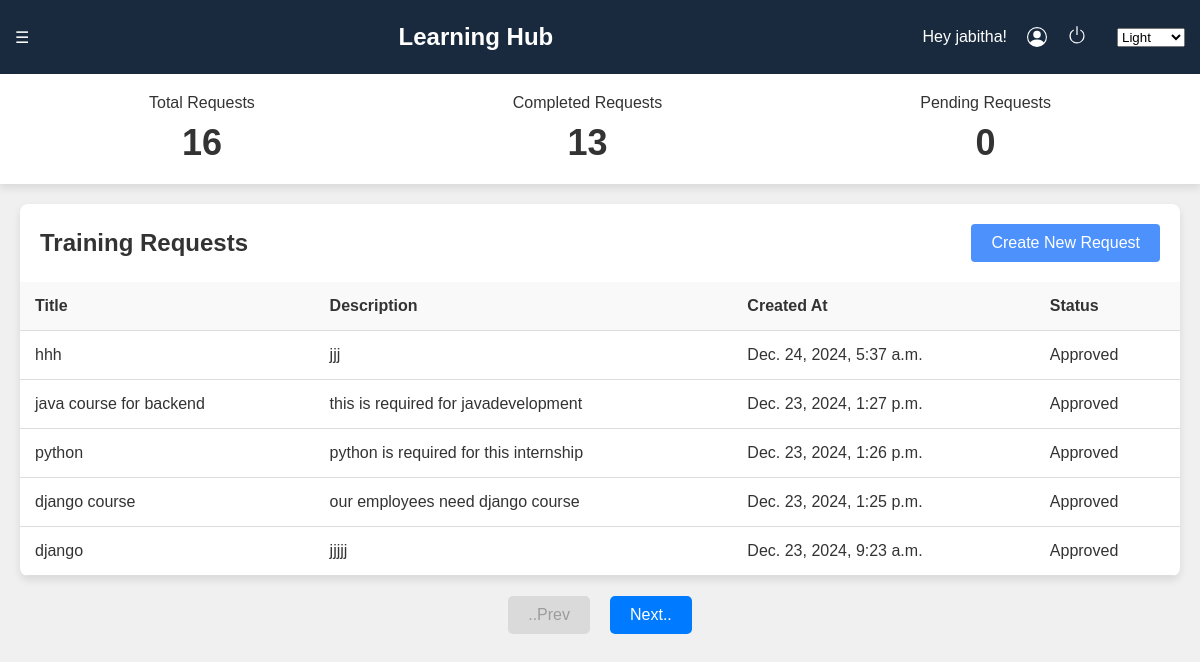
Page /dashboard/Manager/2 on the committed database.
### authentication/models.py (models this page shows, shortened)
class User(models.Model):
    name = models.CharField(max_length=100)
    email = models.EmailField(unique=True)
    password = models.CharField(max_length=255)
    role = models.ForeignKey(Role, on_delete=models.CASCADE)

### dashboards/models.py (models this page shows, shortened)
class TrainingRequest(models.Model):
    request_id = models.AutoField(primary_key=True)
    title = models.CharField(max_length=255)
    description = models.TextField(null=True, blank=True)
    status = models.CharField(
        max_length=10,
        choices=[('Pending', 'Pending'),
                 ('Approved', 'Approved'),
                 ('Rejected', 'Rejected')],
        default='Pending'
    )
    account_manager = models.ForeignKey(
        'authentication.User',
        on_delete=models.CASCADE,
        limit_choices_to={'role__role_name': 'Manager'}
    )
    course_duration = models.PositiveIntegerField(help_text="Duration in days")  # New field
    employee_count = models.PositiveIntegerField(help_text="Number of employees involved")  # New field
    created_at = models.DateTimeField(auto_now_add=True)

### dashboards/views.py (the view)
# urls.py: path('Manager/<int:user_id>', views.Manager_view, name='Manager'),
def Manager_view(request, user_id):
    manager = get_object_or_404(User, id=user_id)
    training_requests = TrainingRequest.objects.filter(account_manager=manager).order_by('-created_at')
    limit = int(request.GET.get('limit', 5))
    offset = int(request.GET.get('offset', 0))
    paginator = Paginator(training_requests, limit)
    page_number = offset // limit + 1
    page = paginator.get_page(page_number)
    context = {
        'name': manager.name,
        'total': training_requests.count(),
        'completed': training_requests.filter(status='Approved').count(),
        'pending': training_requests.filter(status='Pending').count(),
        'data': page,
    }
    if request.method == 'POST':
        form = TrainingRequestForm(request.POST)
        if form.is_valid():
            instance = form.save(commit=False)
            instance.account_manager = manager  # Set the account manager
            instance.save()  # Save the instance to the database
            return redirect("Manager", user_id=user_id)
        else:
            print(form.errors)  # Print errors for debugging
    else:
        form = TrainingRequestForm()
    context['form'] = form
    return render(request, 'dashboards/Manager.html', context)

### dashboards/forms.py
class TrainingRequestForm(forms.ModelForm):
    class Meta:
        model = TrainingRequest
        fields = ['title', 'description', 'course_duration', 'employee_count']
        widgets = {
            'description': forms.Textarea(attrs={'rows': 4}),
            'status': forms.Select(),
        }

### dashboards/templates/dashboards/Manager.html (shortened to what this page needs)
<!DOCTYPE html>
<html lang="en">
    <head>
</head>
<body class="light">
  <div class="navbar">
    <div class="navbar-left">
        <div class="menu-icon">&#9776;</div>
    </div>
      <div class="title">Learning Hub</div>
      <div class="user-info">
          <span>Hey {{name}}!</span>
          <span class="d-inline-block" tabindex="0" data-bs-toggle="logout" title="logout">
            <a href='home.html' class="logout">
            <svg xmlns="http://www.w3.org/2000/svg" width="20" height="20" fill="currentColor" class="bi bi-power" viewBox="0 0 16 16">
              <path d="M7.5 1v7h1V1z"/>
              <path d="M3 8.812a5 5 0 0 1 2.578-4.375l-.485-.874A6 6 0 1 0 11 3.616l-.501.865A5 5 0 1 1 3 8.812"/>
            </svg>
          </a>
          </span>
          <select id="theme-switcher" class="theme-switcher">
              <option value="light">Light</option>
          </select>
      </div>
  </div>
  <div class="summary fade-in" style="opacity: 1;">
      <div>
          <div>Total Requests</div>
          <div id="totalRequests" class="count">{{total}}</div>
      </div>
      <div>
          <div>Completed Requests</div>
          <div id="completedRequests" class="count">{{completed}}</div>
      </div>
      <div>
          <div>Pending Requests</div>
          <div id="pendingRequests" class="count">{{pending}}</div>
      </div>
  </div>
  <div class="container fade-in" style="opacity: 1;">
      <div class="header">
          <h2>Training Requests</h2>
          <button onclick="openForm()">Create New Request</button>
      </div>
      <table class="table">
        <thead>
            <tr>
                <th>Title</th>
                <th>Description</th>
                <th>Created At</th>
                <th>Status</th>
            </tr>
        </thead>
        <tbody id="requestTableBody">
            {% for item in data %}
            <tr>
                <td>{{ item.title }}</td>
                <td>{{ item.description }}</td>
                <td>{{ item.created_at }}</td>
                <td>{{ item.status }}</td>
            </tr>
            {% empty %}
            <tr>
                <td colspan="4">No data available</td>
            </tr>
            {% endfor %}
        </tbody>
    </table>
  </div>
<div id="pagination">
    <button id="prevButton" value="0" disabled>..Prev</button>
    <button id="nextButton" value="5" disabled>Next..</button>
</div>
</body>
</html>

### dashboards/templates/dashboards/Manager.html (style rules this page uses)
body { font-family: 'Arial', sans-serif; margin: 0; padding: 0; transition: background-color 0.3s, color 0.3s; }
body.light { background-color: #f0f0f0; color: #333; }
.navbar { padding: 15px; display: flex; justify-content: space-between; align-items: center; transition: background-color 0.3s; }
.navbar-left { display: flex; align-items: center; }
.light .navbar { background-color: #192a3e; color: white; }
.navbar .title { font-size: 24px; font-weight: bold; }
.navbar .user-info { display: flex; align-items: center; }
.navbar .user-info span { margin-right: 10px; }
.theme-switcher { margin-left: 10px; }
.logout { color:white; }
.bi { padding:10px; }
.summary { display: flex; justify-content: space-around; padding: 20px; transition: background-color 0.3s, box-shadow 0.3s; }
.light .summary { background-color: #ffffff; box-shadow: 0 4px 8px rgba(0, 0, 0, 0.1); }
.summary div { text-align: center; font-size: 16px; }
.summary div .count { font-size: 36px; font-weight: bold; margin-top: 10px; }
.container { margin: 20px; border-radius: 8px; overflow: hidden; transition: background-color 0.3s, box-shadow 0.3s; }
.light .container { background-color: #ffffff; box-shadow: 0 4px 8px rgba(0, 0, 0, 0.1); }
.container .header { padding: 20px; display: flex; justify-content: space-between; align-items: center; }
.container .header h2 { margin: 0; font-size: 24px; }
.container .header button { padding: 10px 20px; background-color: #4d91fc; border: none; color: white; font-size: 16px; cursor: pointer; border-radius: 4px; transition: background-color 0.3s; }
.table { width: 100%; border-collapse: collapse; }
.table th, .table td { padding: 15px; text-align: left; border-bottom: 1px solid #ddd; }
.light .table th { background-color: #f9f9f9; }
.fade-in { animation: fadeIn 0.5s ease-in; }
#pagination { display: flex; justify-content: center; margin: 20px 0; }
#pagination button { background-color: #007bff; color: white; border: none; border-radius: 5px; padding: 10px 20px; font-size: 16px; cursor: pointer; margin: 0 10px; transition: background-color 0.3s ease, opacity 0.3s ease; }
#pagination button:disabled { background-color: #cccccc; color: #666666; cursor: not-allowed; opacity: 0.6; }

### rows in the picture
User: name "jabitha"
TrainingRequest: title "hhh", description "jjj", created_at "Dec. 24, 2024, 5:37 a.m.", status "Approved"
TrainingRequest: title "java course for backend", description "this is required for javadevelopment", created_at "Dec. 23, 2024, 1:27 p.m.", status "Approved"
TrainingRequest: title "python", description "python is required for this internship", created_at "Dec. 23, 2024, 1:26 p.m.", status "Approved"
TrainingRequest: title "django course", description "our employees need django course", created_at "Dec. 23, 2024, 1:25 p.m.", status "Approved"
TrainingRequest: title "django", description "jjjjj", created_at "Dec. 23, 2024, 9:23 a.m.", status "Approved"

### other values in the picture
{{ total }} "16"
{{ completed }} "13"
{{ pending }} "0"
